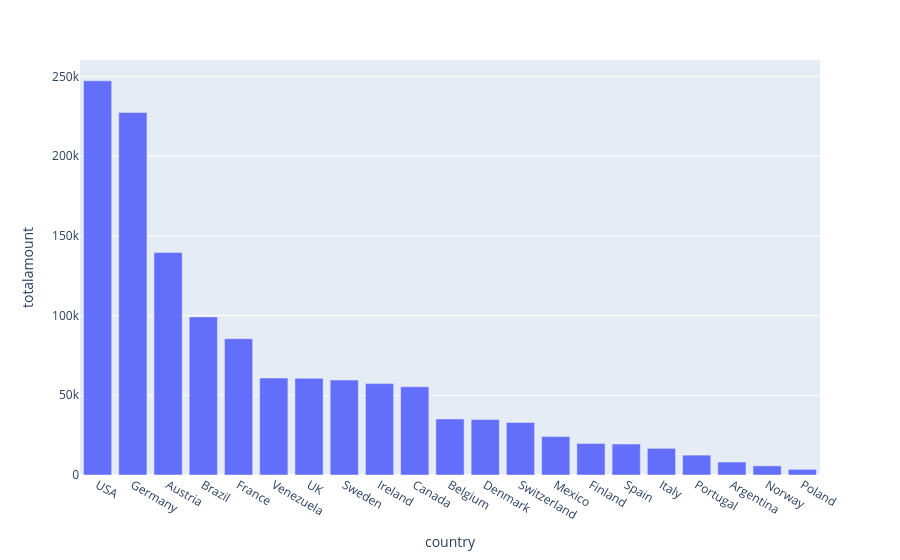
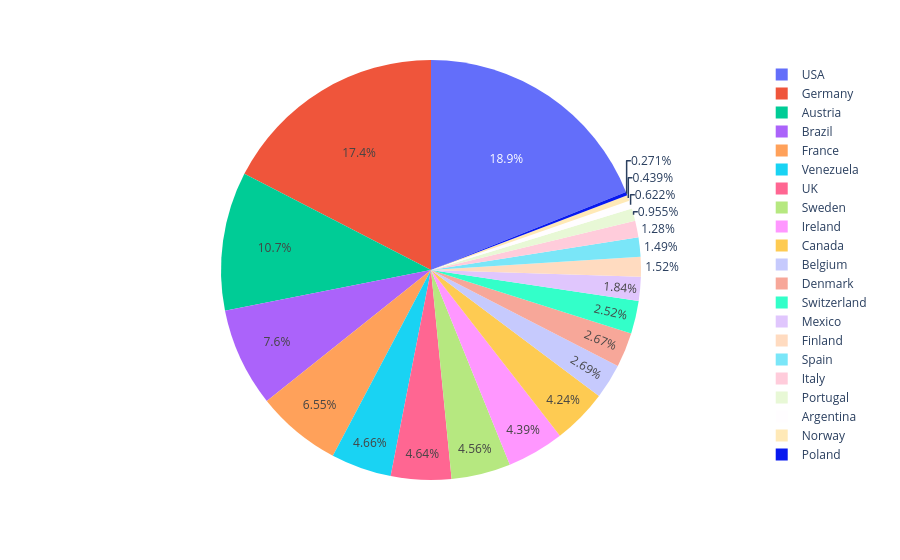

The notebook cell these images were saved under, in order:
### Code cell
plots('country')

### Figure 1 — Plotly figure (JSON) as saved in the notebook; plotly's stock layout.template omitted (floating-point values rounded to 4 significant figures)
{"data": [{"hovertemplate": "country=%{x}<br>totalamount=%{y}<extra></extra>", "legendgroup": "", "marker": {"color": "#636efa", "pattern": {"shape": ""}}, "name": "", "orientation": "v", "showlegend": false, "textposition": "auto", "type": "bar", "x": ["USA", "Germany", "Austria", "Brazil", "France", "Venezuela", "UK", "Sweden", "Ireland", "Canada", "Belgium", "Denmark", "Switzerland", "Mexico", "Finland", "Spain", "Italy", "Portugal", "Argentina", "Norway", "Poland"], "xaxis": "x", "y": [247200.0, 227400.0, 139500.0, 99160.0, 85500.0, 60810.0, 60620.0, 59520.0, 57320.0, 55330.0, 35130.0, 34780.0, 32920.0, 24070.0, 19780.0, 19430.0, 16710.0, 12470.0, 8119.0, 5735.0, 3532.0], "yaxis": "y"}], "layout": {"barmode": "relative", "legend": {"tracegroupgap": 0}, "margin": {"t": 60}, "xaxis": {"anchor": "y", "domain": [0, 1], "title": {"text": "country"}}, "yaxis": {"anchor": "x", "domain": [0, 1], "title": {"text": "totalamount"}}}}

### Figure 2 — Plotly figure (JSON) as saved in the notebook; plotly's stock layout.template omitted (floating-point values rounded to 4 significant figures)
{"data": [{"domain": {"x": [0, 1], "y": [0, 1]}, "hovertemplate": "country=%{label}<br>totalamount=%{value}<extra></extra>", "labels": ["USA", "Germany", "Austria", "Brazil", "France", "Venezuela", "UK", "Sweden", "Ireland", "Canada", "Belgium", "Denmark", "Switzerland", "Mexico", "Finland", "Spain", "Italy", "Portugal", "Argentina", "Norway", "Poland"], "legendgroup": "", "name": "", "showlegend": true, "type": "pie", "values": [247200.0, 227400.0, 139500.0, 99160.0, 85500.0, 60810.0, 60620.0, 59520.0, 57320.0, 55330.0, 35130.0, 34780.0, 32920.0, 24070.0, 19780.0, 19430.0, 16710.0, 12470.0, 8119.0, 5735.0, 3532.0]}], "layout": {"legend": {"tracegroupgap": 0}, "margin": {"t": 60}}}
